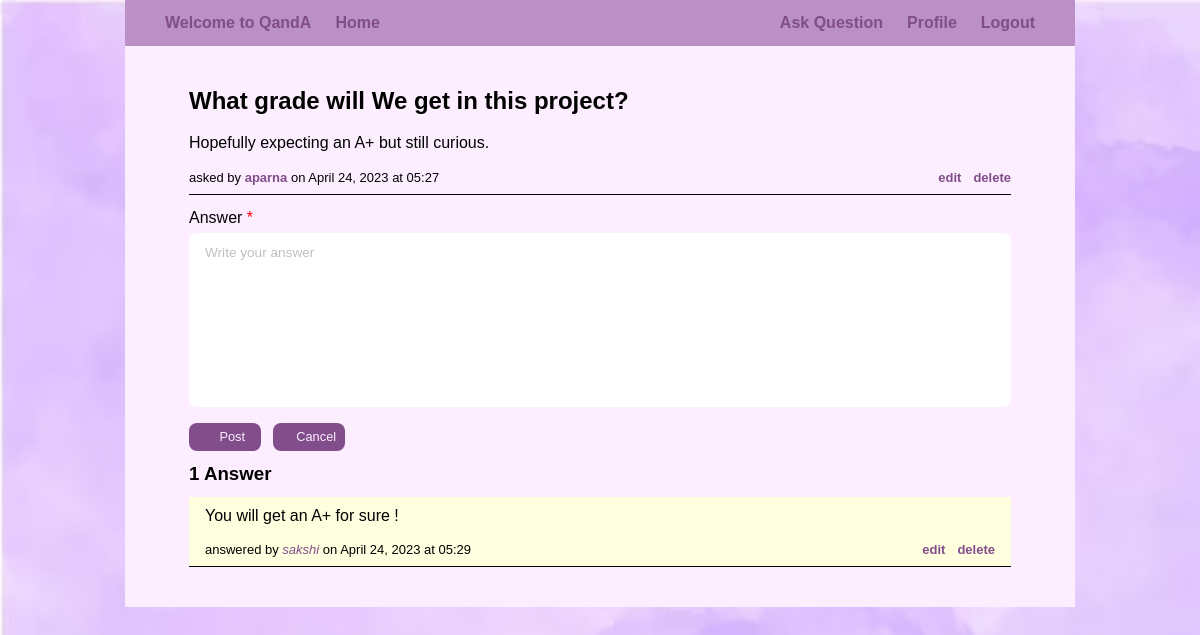
Page /question/2/answer/add (signed in) on the committed database.
### blog/models.py (models this page shows, shortened)
class Question(db_models.Model):
    author = db_models.ForeignKey(auth_models.User, on_delete=db_models.CASCADE)
    title = db_models.CharField(max_length=200)
    body = db_models.TextField()
    published = db_models.DateTimeField(auto_now_add=True)
    updated = db_models.DateTimeField(auto_now=True)

class Answer(db_models.Model):
    author = db_models.ForeignKey(auth_models.User, on_delete=db_models.CASCADE)
    question = db_models.ForeignKey(Question, on_delete=db_models.CASCADE)
    body = db_models.TextField()
    published = db_models.DateTimeField(auto_now_add=True)
    updated = db_models.DateTimeField(auto_now=True)

### blog/views.py (the view, shortened to what this page needs)
# urls.py: path('question/<int:question_id>/answer/add', blog_views.AnswerAddView.as_view(), name='answer-add'),
class AnswerAddView(mixins.LoginRequiredMixin, generic.CreateView):
    model = blog_models.Answer
    template_name = 'blog/answer_add.html'
    pk_url_kwarg = 'question_id'
    fields = ['body']
    def get_context_data(self, **kwargs):
        context = super().get_context_data(**kwargs)
        context['answer_add_form'] = context.pop('form')
        question = get_object_or_404(blog_models.Question, pk=self.kwargs.get('question_id'))
        answers = question.answer_set.order_by('-published').all()
        context.update({'question': question, 'answers': answers})
        return context

### utility/templatetags/form_tags_filters.py (called while the page is built)
@register.filter(name = "label_suffix")
def set_label_suffix(field, suffix=''):
    field.field.label_suffix = suffix
    return field

@register.filter(name = "label")
def set_label(field, label='label'):
    field.label = label
    return field

@register.filter(name = "placeholder")
def set_placeholder(field, placeholder='placeholder'):
    field.field.widget.attrs.update({'placeholder': placeholder})
    return field

### blog/templates/blog/answer_add.html (shortened to what this page needs)
{% extends "blog/detail.html" %}
{% load form_tags_filters %}
{% block answer_add_form %}
    <form class="form" style="width: inherit" id="answer-add-form" action="{% url 'blog:answer-add' question.id %}" method="post">
        <ul>
            {% for field in answer_add_form %}
                {% with field=field|label_suffix:'' %}
                    <li>
                        {% with field=field|label:'Answer' %}
                            {{ field.label_tag }}
                            {{ field|placeholder:'Write your answer' }}
                        {% endwith %}
                    </li>
                {% endwith %}
            {% endfor %}
        </ul>
        <div class="form-buttons">
            <input class="button" type="submit" value="Post">
            <a href="{% url 'blog:question-detail' question.id %}" class="button" id="hide-answer-add-form-button">Cancel</a>
        </div>
    </form>
{% endblock answer_add_form %}

### blog/templates/blog/detail.html (shortened to what this page needs)
{% extends "project/base.html" %}
{% load form_tags_filters %}
{% block content %}
    <ul class="questions-list">
        <li class="question-card">
            <h2 class="question-title">{{ question.title }}</h2>
            <p class="question-body">{{ question.body }}</p>
            <ul class="question-info">
                <div>
                    <li>asked by <a href="{% url 'user:profile' question.author.id %}" class="question-author">{{ question.author }}</a> on {{ question.published|date:"F d, Y" }} at {{ question.published|date:"H:i" }}</li>
                </div>
                <div>
                    <li><a href="{% url 'blog:question-edit' question.id %}">edit</a></li>
                    <li><a href="{% url 'blog:question-delete' question.id %}">delete</a></li>
                </div>
            </ul>
        </li>
    </ul>
    {% block answer_add_form %}
    {% endblock answer_add_form %}
    <ul class="answers-list">
        <h3 class="answers-header">
            <div>
                {% if answers.count %}
                    {{ answers.count }} Answer{{ answers.count|pluralize }}
                {% else %}
                    0 Answers
                {% endif %}
            </div>
        </h3>
        {% for answer in answers %}
            <li class="answer-card">
                <p class="answer-body">{{ answer.body }}</p>
                <ul class="answer-info">
                    <div>
                        <li>answered by <a href="{% url 'user:profile' answer.author.id %}" class="answer-author">{{ answer.author.username }}</a> on {{ answer.published|date:"F d, Y" }} at {{ answer.published|date:"H:i" }}</li>
                    </div>
                    <div>
                        <li><a href="{% url 'blog:answer-edit' question.id answer.id %}">edit</a></li>
                        <li><a href="{% url 'blog:answer-delete' question.id answer.id %}">delete</a></li>
                    </div>
                </ul>
            </li>
        {% endfor %}
    </ul>
{% endblock content %}

### project/static/project/style.css (style rules this page uses)
* { margin: 0rem; padding: 0rem; box-sizing: border-box; }
body { background-image: url(./images/images2.jpg); background-size: 100%; font-family:Tahoma, sans-serif; line-height: 30px; padding: 0px 25px; margin: 0px 100px; }
a { color: #814d8a; text-decoration: none; }
input, textarea { font-family: inherit; font-size: 0.85rem }
.button { font-size: 0.8rem; padding-left: 20%; border-style: hidden; border-radius: 0.5rem; color: #fceeff; background-color: #814d8a; display: flex; flex-direction: column; justify-content: center; text-align: center; }

### blog/static/blog/style.css (style rules this page uses)
.questions-list { list-style-type: none; margin: 0rem 2rem; }
.question-card { border-bottom-style: solid; border-bottom-width: 0.1rem; padding: 0.5rem 0rem; margin-bottom: 0.5rem; }
.question-title { margin-bottom: 1rem; }
.question-body { margin-bottom: 1rem; line-height: 1.35rem; }
.question-info { line-height: 1rem; font-size: small; list-style-type: none; display: flex; flex-direction: row; justify-content: space-between; align-items: end; }
.question-info div:nth-child(2) { display: flex; }
.question-info div:nth-child(2) li { margin-left: 0.75rem; font-weight: bold; }
.question-author { font-weight: bold; }
.answers-list { list-style-type: none; margin: 0rem 2rem; }
.answer-card { background-color: lightyellow; border-bottom-style: solid; border-bottom-width: 0.1rem; padding: 0.5rem 1rem; margin-bottom: 0.5rem; }
.answer-body { margin-bottom: 1rem; line-height: 1.35rem; }
.answer-author { font-style: italic; }
.answers-header { display: flex; flex-direction: row; justify-content: space-between; align-items: center; margin: 0.5rem 0rem; }
.answer-info { display: flex; flex-direction: row; justify-content: space-between; align-items: end; line-height: 1rem; font-size: small; list-style-type: none; }
.answer-info div:nth-child(2) { display: flex; }
.answer-info div:nth-child(2) li { margin-left: 0.75rem; font-weight: bold; }

### user/static/user/style.css (style rules this page uses)
.form { width: 50%; margin: 0rem 2rem; }
.form ul { list-style-type: none; }
.form > ul li { margin-bottom: 1rem; }
.form ul li label { display: block; }
.form ul li label::after { content: " *"; color: red; }
.form ul li textarea { display: block; width: 100%; border-style: hidden; border-radius: 0.5rem; padding: 0.75rem 1rem; resize: none; }
.form ul li textarea::placeholder { color: grey; opacity: 0.5; }
.form .form-buttons { display: grid; grid-template-columns: 4.5rem 4.5rem; grid-template-rows: 1.75rem; justify-content: start; gap: 0.75rem; }

### rows in the picture
Question: title "What grade will We get in this project?", body "Hopefully expecting an A+ but still curious.", author "aparna", published "April 24, 2023", published "05:27"
Answer: body "You will get an A+ for sure !", author.username "sakshi", published "April 24, 2023", published "05:29"

### other values in the picture
{{ field.label_tag }} "Answer"
{{ answers.count }} "1"
